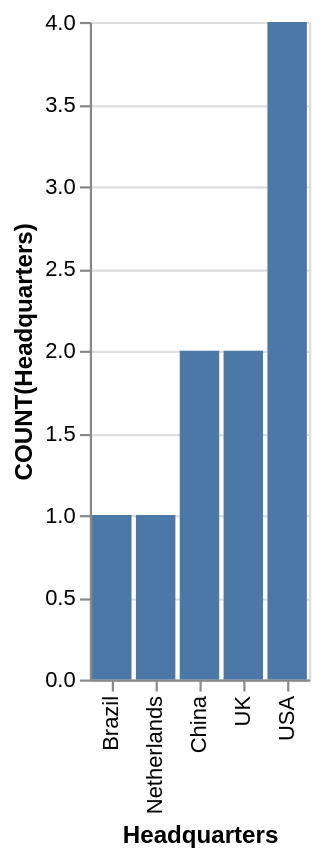

Here is the Vega-Lite specification saved for this chart:
### Vega-Lite specification from a JSON file in a GitHub repository (floating-point values rounded to 4 significant figures)
{"data": {"values": [{"x_data": "Brazil", "y_data": 1}, {"x_data": "Netherlands", "y_data": 1}, {"x_data": "China", "y_data": 2}, {"x_data": "UK", "y_data": 2}, {"x_data": "USA", "y_data": 4}]}, "mark": "bar", "encoding": {"x": {"field": "x_data", "type": "nominal", "title": "Headquarters", "sort": {"op": "sum", "field": "y_data", "order": "ascending"}}, "y": {"field": "y_data", "type": "quantitative", "title": "COUNT(Headquarters)"}}}
